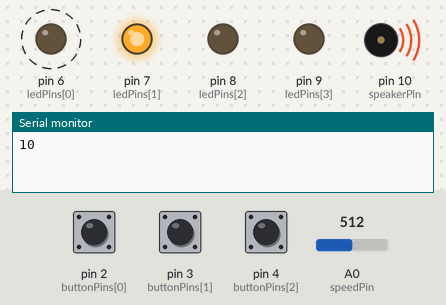
Recording of a sketch running on a simulated Arduino Uno, built with avr-gcc and run on an emulated ATmega328P. Shown: output pins drawn as LEDs (lit = HIGH), buzzer (waves = sounding), the last lines printed to the serial monitor. Dashed ring = blinking. The inputs (shaded band) are chosen by the test bench; at power-on: pin 3 (buttonPins[1]) LOW, pin 2 (buttonPins[0]) HIGH, pin 4 (buttonPins[2]) LOW, A0 (speedPin) = 512. Random numbers use the default seed unless the sketch sets one; pins used as bus, display or sensor lines are not drawn.

Above: at 2.9 s.
3.0 s: pin 3 (buttonPins[1]) pulled HIGH for 0.15 s
At 4.7 s:
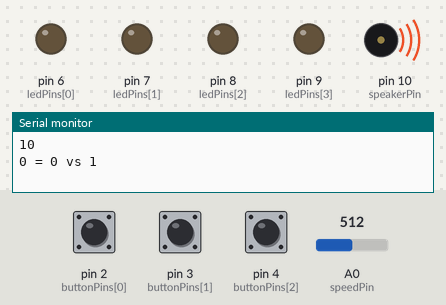
At 6.9 s:
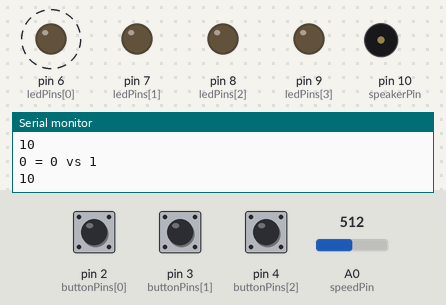
7.5 s: pin 3 (buttonPins[1]) pulled HIGH for 1 s
At 8.4 s:
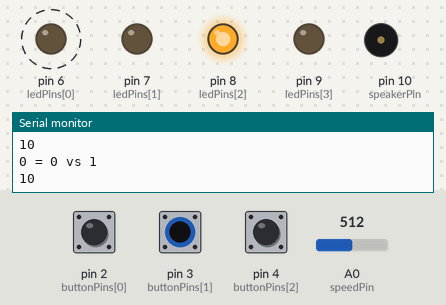
Timing chart, 0 to 10.5 s (numbered marks = the images above; inputs shaded):
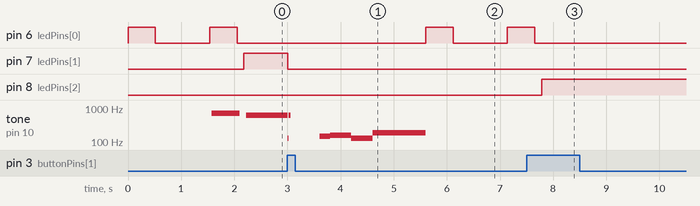

The sketch:

Genius.ino
```cpp
/*

This is a the classic "copy the sequence of coloured lights".
Originally called Simon.

There are coloured lights, each with its own button.
The computer picks a random colour, which the player then has to copy (by pressing that colour's button).
The computer then picks another colour, and adds it to the original. Now the player has to copy both colours.
This continues, with the sequence getting longer and longer until the player gets it wrong, at which point
the game is over.

*/

int COLOURS = 4;

int ledPins[ 4 ]= {6,7,8,9};
int buttonPins[ 4 ] = {2,3,4,5};
int speakerPin = 10;
int speedPin = 0;

int NONE = -1;
int colour = NONE; // The currently lit LED. 0 to 3, or NONE when no colour is lit.


int tones[4] = {700,800,900,1000}; // Each colour has a different tone

/*
  "state" determines what is to happen next, and the following are the vaues that
  "state" can have. The numbers don't mean anything (as long as they are all different).
*/
int STATE_NONE = -1;
int STATE_RESTART = 1; // Press any key to start a new game.
int STATE_LISTEN = 2;  // The program plays the sequence that the player will soon repeat.
int STATE_REPEAT = 3;  // The player is trying to repeat the sequence.

int state = STATE_RESTART;

const int MAX_SEQUENCE = 100;
int sequence[ MAX_SEQUENCE ]; // The list of random colours (0..3) in the sequence so far.
int sequenceSize = 0; // The number of items in the sequence so far
int repeatIndex = 0; // The number of colours the player has repeated.

int delayDuration = 500;

int awaitState = HIGH;

void setup()
{
  Serial.begin( 9600 );

  for ( int i = 0; i < COLOURS; i ++ ) {
    pinMode( ledPins[ i ], OUTPUT );
    pinMode( buttonPins[ i ], INPUT );
    digitalWrite( ledPins[ i ], LOW ); // All lights off at the beginning
  }
  pinMode( speakerPin, OUTPUT );
}

void loop()
{

  if ( state == STATE_RESTART ) {

    awaitRestart();

  } else if ( state == STATE_LISTEN ) {
    computersTurn();

  } else if ( state == STATE_REPEAT ) {
    playersTurn();
  }

}

void awaitRestart()
{

  colour ++;
  if ( (colour >= COLOURS) || (colour < 0) ) {
    colour = 0;
    awaitState = (awaitState == HIGH) ? LOW : HIGH;
  }

  Serial.print( awaitState ); Serial.println( colour );
  digitalWrite( ledPins[ colour ], awaitState );

  delayDuration = analogRead( speedPin );

  delay( delayDuration );

  for ( int i = 0; i < COLOURS; i ++ ) {
    if ( ! digitalRead( buttonPins[ i ] ) ) {

      randomSeed( millis() );
      changeState( STATE_LISTEN );
      break;
    }
  }
}

void changeState( int newState )
{
  colour = NONE;
  repeatIndex = 0;
  state = newState;

  for ( int i = 0; i < COLOURS; i ++ ) {
    digitalWrite( ledPins[ i ], LOW );
  }

}


void computersTurn()
{

  if ( sequenceSize >= MAX_SEQUENCE ) {
    // The player has remembered the maximum size sequence - they win!
  } else {
    // Add a ramdon colour to the sequence, and then play it back.

    int newColour = random( 4 );
    sequence[ sequenceSize ] = newColour;
    sequenceSize ++;
    playSequence( delayDuration );

    changeState( STATE_REPEAT );
  }
}

void playSequence( int duration )
{
  delay( duration * 2 );

  for ( int i = 0; i < sequenceSize; i ++ ) {
    int colour = sequence[ i ];
    digitalWrite( ledPins[ colour ], HIGH ); // Turn the LED ON
    playTone( tones[ colour ], duration );   // Play the note
    digitalWrite( ledPins[ colour ], LOW );  // Turn the LED OFF
    delay( duration / 4 );
  }

}

void playersTurn()
{

  if ( colour == NONE ) {

    for ( int i = 0; i < COLOURS; i ++ ) {
      boolean value = digitalRead( buttonPins[ i ] );
      // Serial.print( "button down? : " ); Serial.print( i ); Serial.print( " = " ); Serial.println( value );
      if ( ! value ) {
        colour = i;
        digitalWrite( ledPins[ colour ], HIGH ); // Turn the LED ON
        break;
      }
    }


  } else {

    boolean value = digitalRead( buttonPins[ colour ] );
    if ( ! value ) {
      // Button is still pressed
      playTone( tones[ colour ], 10 );

    } else {
      // Button has been released
      digitalWrite( ledPins[ colour ], LOW ); // Turn the LED OFF

      checkColour();

    }
  }

}


/*
  Checks that the correct colour has been chosen.
  If it isn't then the game is over, and the buzzer will sound.
  Press any key to start a new game.
*/
boolean checkColour()
{
  Serial.print( repeatIndex ); Serial.print( " = " ); Serial.print( sequence[ repeatIndex ] ); Serial.print( " vs " );Serial.println( colour );
  int requiredColour = sequence[ repeatIndex ];

  if ( requiredColour == colour ) {
    // Yes they have chosen the correct color
    repeatIndex ++;
    colour = NONE;

    if ( repeatIndex == sequenceSize ) {
      // They have repeated the whole index, so now its the computers turn
      delayDuration -= 10; // Zé, é este o comando que eu incluí para aumentar a velocidade (diminuir o delay em 10 unidades).
      changeState( STATE_LISTEN );
    }

  } else {
    // Errou!
    tone (speakerPin, 131, 550); // Música do Pitfall
    delay (600);
    tone (speakerPin, 147, 200);
    delay (200);
    tone (speakerPin, 156, 400);
    delay (400);
    tone (speakerPin, 131, 400);
    delay (400);
    tone (speakerPin, 185, 1000);
    delay (1000);
    sequenceSize = 0;
    changeState( STATE_RESTART );
  }
}

/*
  Plays a note.
  The pitch is different for each colour. See the array "tones".z
*/
void playTone( int tone, int duration )
{
  for ( long i = 0; i < duration * 1000L; i += tone * 2 ) {
    digitalWrite( speakerPin, HIGH );
    delayMicroseconds( tone );
    digitalWrite( speakerPin, LOW );
    delayMicroseconds( tone );
  }
}
```

Measured:
- after the input at 3.0 s, pin 6 (ledPins[0]): LOW → HIGH after 2.6 s, → LOW 0.51 s later, → HIGH 1.0 s later; pin 7 (ledPins[1]): HIGH → LOW at once; tone on pin 10 (speakerPin): plays 131 Hz for 0.02 s, 621 Hz for 0.04 s, 147 Hz for 0.20 s, 156 Hz for 0.40 s, 131 Hz for 0.40 s, 185 Hz for 1.0 s, starting at once
- after the input at 7.5 s, pin 8 (ledPins[2]): LOW → HIGH after 0.28 s
- by itself, pin 6 (ledPins[0]): alternates HIGH for 0.51 s and LOW for 1.0 s
